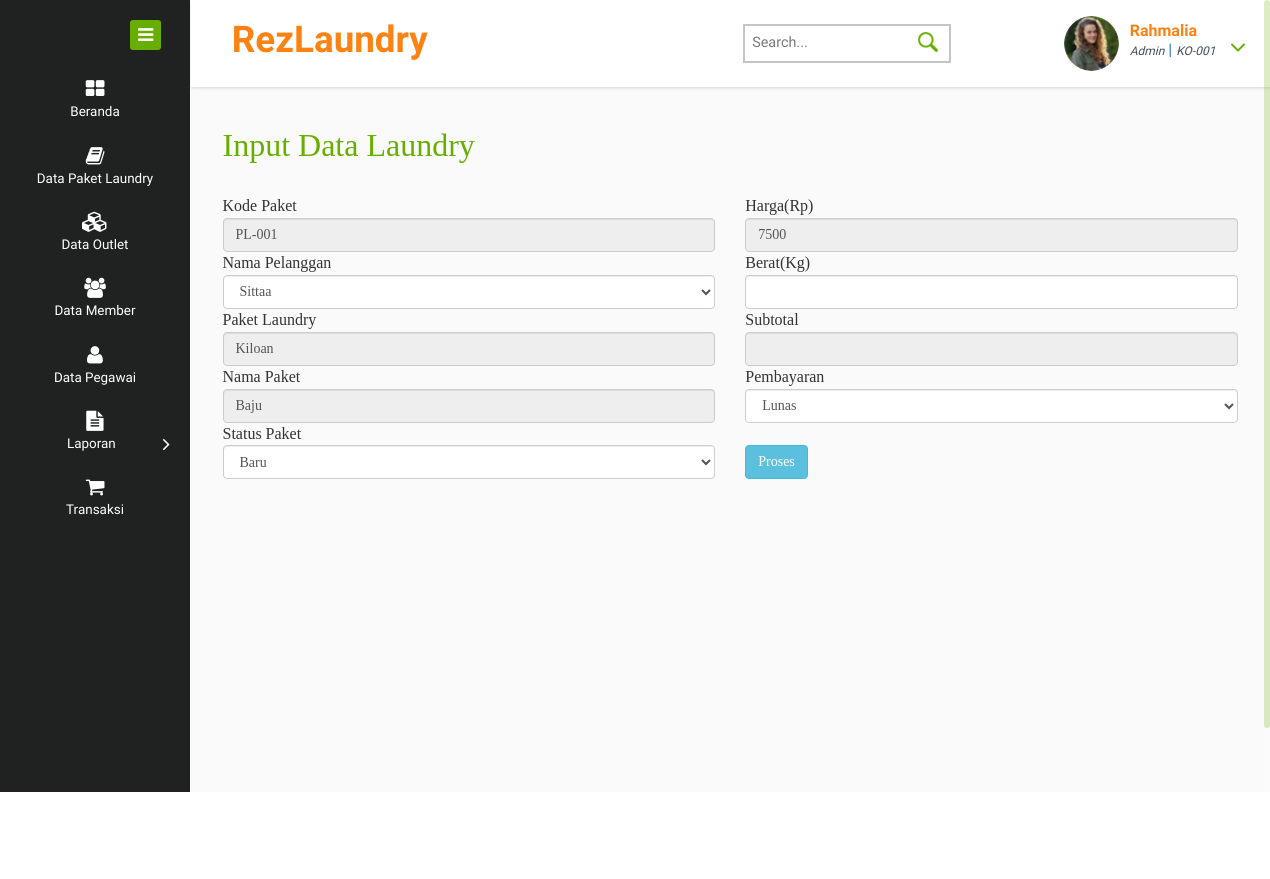
Screenshot of /keranjang.php?Kode_paket=PL-001 (signed in) with the database file from the repository.
### tables this page shows
CREATE TABLE `pegawai` (
  `Kode_p` varchar(10) NOT NULL,
  `Kode_outlet` varchar(10) NOT NULL,
  `Nama_p` varchar(30) NOT NULL,
  `Username` varchar(20) NOT NULL,
  `Password` varchar(200) NOT NULL,
  `JK` enum('Laki-Laki','Perempuan') NOT NULL,
  `Alamat` varchar(50) NOT NULL,
  `No_tlp` varchar(13) NOT NULL,
  `Jabatan` varchar(15) NOT NULL,
  `Status` varchar(15) NOT NULL,
  `Foto` longblob NOT NULL
);

CREATE TABLE `paket` (
  `Kode_paket` varchar(10) NOT NULL,
  `Kode_outlet` varchar(10) NOT NULL,
  `Jenis` enum('Kiloan','Satuan','Selimut','Bad Cover','Lain-Lain') NOT NULL,
  `Nama_paket` varchar(20) NOT NULL,
  `Harga` int(11) NOT NULL
);

### keranjang.php (the view, shortened to what this page needs)
<!DOCTYPE HTML>
<html>
<head>
<link href="css/bootstrap.css" rel="stylesheet" type="text/css" media="all">
<link href="css/style.css" rel="stylesheet" type="text/css" media="all"/>
<link href="css/font-awesome.css" rel="stylesheet">
</head>
<body>
<div class="page-container">
   <div class="left-content">
     <div class="mother-grid-inner">
        <div class="header-main">
          <div class="header-left">
              <div class="logo-name">
                   <a href="index.html"> <h1>RezLaundry</h1></a>
              </div>
              <div class="clearfix"> </div>
             </div>
             <div class="header-right">
                <div class="search-box">
                  <form>
                    <input type="text" placeholder="Search..." required="">
                    <input type="submit" value="">
                  </form>
                </div>
              <?php
                    include 'koneksi.php';
                    $user = $_SESSION['Username'];
                    $query = mysqli_query($koneksi, "SELECT Foto FROM pegawai WHERE Username='$user'");
                    while ($data = mysqli_fetch_array($query)) {
                    ?>
              <div class="profile_details">
                <ul>
                  <li class="dropdown profile_details_drop">
                    <a href="#" class="dropdown-toggle" data-toggle="dropdown" aria-expanded="false">
                      <div class="profile_img">
                        <span class="prfil-img"><?php echo "<img src='images/$data[Foto]' width='55' height='55' class='img-circle'/> ";?> </span>
                        <div class="user-name">
                          <p><?php echo $_SESSION['Username']; ?></p>
                                      <span><?php echo $_SESSION['Jabatan']; ?></span> |
            <?php
            include 'koneksi.php';
            $user = $_SESSION['Username'];
            $query=mysqli_query($koneksi,"SELECT Kode_outlet FROM pegawai WHERE Username='$user'");
            while ($d = mysqli_fetch_array($query)) {
              ?>
              <tr>
                <span><?php echo $d['Kode_outlet'];?></span>
              </tr>
              <?php } ?>
                        </div>
                        <i class="fa fa-angle-down lnr"></i>
                        <div class="clearfix"></div>
                      </div>
                    </a>
                    <?php } ?>
                  </li>
                </ul>
              </div>
              <div class="clearfix"> </div>
            </div>
             <div class="clearfix"> </div>
        </div>
<font face="Cambria Math">
<div class="inner-block">
    <div class="blank">
     <h2><font face="Cambria Math">Input Data Laundry</font></h2>
      <?php
      include 'koneksi.php';
        $kdpa=$_GET['Kode_paket'];
        $query=mysqli_query($koneksi, "SELECT * FROM paket WHERE Kode_paket='$kdpa'");
      while ($q = mysqli_fetch_array($query)) {
      ?>
      <form action="simpan_keranjang.php" method="post">
              <div class="row">
                <div class="col-md-6">
              <td>Kode Paket</td>
              <td><input type="text" id="Kode_paket" name="Kode_paket" class="form-control" readonly="" value="<?php echo $q['Kode_paket']; ?>"></td>
      <?php
      include 'koneksi.php';
      $data = mysqli_query($koneksi, "SELECT * FROM member");
      ?>
              <td>Nama Pelanggan</td>
                <td><select name="Nama_pel" class="form-control" required="">
                <?php while ($d = mysqli_fetch_array($data)) {?>
                  <option value="<?php echo $d['Nama_pel']; ?>"><?php echo $d['Nama_pel'];?></option>
                <?php } ?>
                </select></td>
              <td>Paket Laundry</td>
              <td><input type="text" id="Jenis" name="Jenis" class="form-control" readonly="" value="<?php echo $q['Jenis']; ?>"></td>
              <td>Nama Paket</td>
              <td><input type="text" name="Nama_paket" size="20" placeholder="Masukan Nama Paket" class="form-control" readonly="" value="<?php echo $q['Nama_paket']; ?>"></td>
              <td>Status Paket</td>
              <td><select name="Status_p" class="form-control">
                <option value="Baru">Baru</option>
              </select></td>
              </div>
              <div class="col-md-6">
                <div class="form-group">
              <td>Harga(Rp)</td>
              <td><input type="number" id="Harga" name="Harga" class="form-control" required="required" readonly="" value="<?php echo $q['Harga']; ?>"></td>
        <?php
      }
      ?>
              <td>Berat(Kg)</td>
              <td><input type="number" id="Jumlah" name="Jumlah" class="form-control" required="required"></td>
              <td>Subtotal</td>
              <td><input type="number" id="Subtotal" name="Subtotal" readonly="" class="form-control" required="required"></td>
              <td>Pembayaran</td>
              <td><select name="Pembayaran" class="form-control">
                <option value="Lunas">Lunas</option>
              </select></td>
              <br>
                  <td></td><td><input type="submit" name="proses" value="Proses" class="btn btn-info"></td>
                  </div>
                  </div>
                </div>
      </form>
</div>
</div>
</font>
</div>
</div>
    <div class="sidebar-menu">
        <div class="logo"> <a href="#" class="sidebar-icon"> <span class="fa fa-bars"></span> </a>  </div>
        <div class="menu">
          <ul id="menu" >
            <li id="menu-home" ><a href="index.php"><i class="fa fa-th-large"></i><span>Beranda</span></a>
            </li>
            <li id="menu-comunicacao" ><a href="dtpaket.php"><i class="fa fa-book nav_icon"></i><span>Data Paket Laundry</span></a>
            </li>
            <li><a href="dtoutlet.php"><i class="fa fa-cubes"></i><span>Data Outlet</span></a></li>
            <li><a href="member.php"><i class="fa fa-group"></i><span>Data Member</span></a></li>
            <li><a href="pegawai.php"><i class="fa fa-user"></i><span>Data Pegawai</span></a></li>
            <li id="menu-academico" ><a href="#"><i class="fa fa-file-text"></i><span>Laporan</span><span class="fa fa-angle-right" style="float: right"></span></a>
            </li>
             <li><a href="transaksidtg.php"><i class="fa fa-shopping-cart"></i><span>Transaksi</span></a>
            </li>
          </ul>
        </div>
   </div>
</div>
</body>
</html>

### rows the page displays
pegawai: Foto (picture), Kode_outlet "KO-001"
paket: Kode_paket "PL-001", Jenis "Kiloan", Nama_paket "Baju", Harga "7500"

### other values shown
form field Nama_pel "Sittaa"
